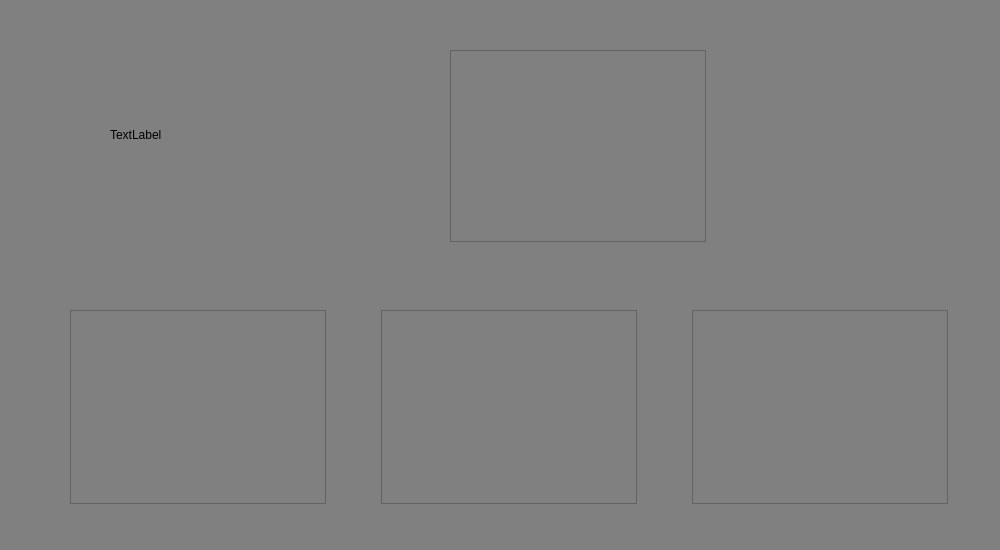
<?xml version="1.0" encoding="UTF-8"?>
<ui version="4.0">
 <class>West1</class>
 <widget class="QWidget" name="West1">
  <property name="geometry">
   <rect>
    <x>0</x>
    <y>0</y>
    <width>1000</width>
    <height>550</height>
   </rect>
  </property>
  <property name="windowTitle">
   <string>Form</string>
  </property>
  <property name="styleSheet">
   <string notr="true">QWidget {
     background-color:rgb(128, 128, 128);
}</string>
  </property>
  <widget class="QLabel" name="img1">
   <property name="geometry">
    <rect>
     <x>110</x>
     <y>60</y>
     <width>190</width>
     <height>150</height>
    </rect>
   </property>
   <property name="text">
    <string>TextLabel</string>
   </property>
  </widget>
  <widget class="QTableView" name="tableView">
   <property name="geometry">
    <rect>
     <x>450</x>
     <y>50</y>
     <width>256</width>
     <height>192</height>
    </rect>
   </property>
  </widget>
  <widget class="QWidget" name="layoutWidget">
   <property name="geometry">
    <rect>
     <x>70</x>
     <y>310</y>
     <width>878</width>
     <height>194</height>
    </rect>
   </property>
   <layout class="QHBoxLayout" name="horizontalLayout">
    <item>
     <widget class="QTableView" name="tableView_2"/>
    </item>
    <item>
     <spacer name="horizontalSpacer">
      <property name="orientation">
       <enum>Qt::Horizontal</enum>
      </property>
      <property name="sizeHint" stdset="0">
       <size>
        <width>40</width>
        <height>20</height>
       </size>
      </property>
     </spacer>
    </item>
    <item>
     <widget class="QTableView" name="tableView_3"/>
    </item>
    <item>
     <spacer name="horizontalSpacer_2">
      <property name="orientation">
       <enum>Qt::Horizontal</enum>
      </property>
      <property name="sizeHint" stdset="0">
       <size>
        <width>40</width>
        <height>20</height>
       </size>
      </property>
     </spacer>
    </item>
    <item>
     <widget class="QTableView" name="tableView_4"/>
    </item>
   </layout>
  </widget>
 </widget>
 <resources/>
 <connections/>
</ui>
